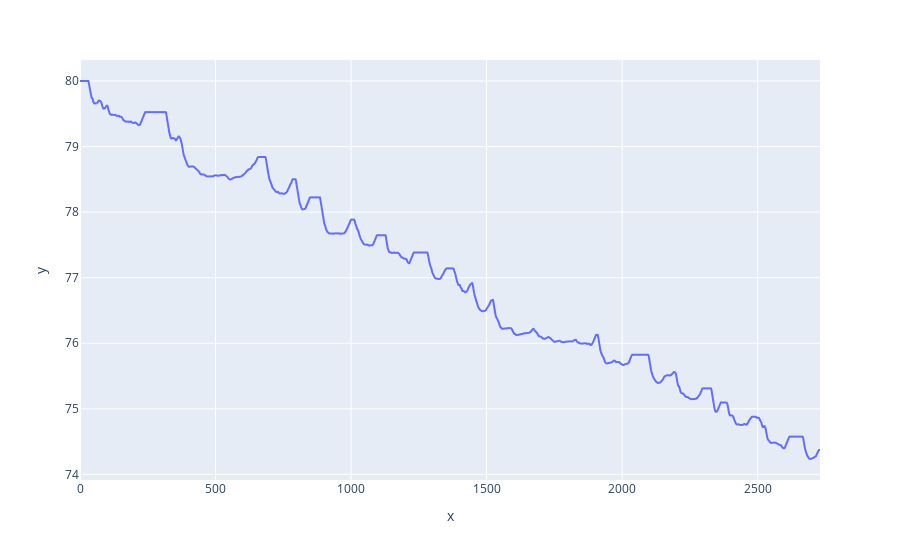

The notebook cell this image was saved under:
### Code cell
#sns.lineplot(X_len1,ypred1[11:], label='predicted_data')
fig=px.line(x=X_len1,y=y_test[11:])
fig.show()

### Figure 1 — Plotly figure (JSON) as saved in the notebook; plotly's stock layout.template omitted (floating-point values rounded to 4 significant figures; data arrays with more than 128 entries replaced by an {"elided": "..."} marker saying what was removed)
{"data": [{"hovertemplate": "x=%{x}<br>y=%{y}<extra></extra>", "legendgroup": "", "line": {"color": "#636efa", "dash": "solid"}, "mode": "lines", "name": "", "showlegend": false, "type": "scattergl", "x": {"elided": "2730 float values"}, "xaxis": "x", "y": {"elided": "2730 float values"}, "yaxis": "y"}], "layout": {"legend": {"tracegroupgap": 0}, "margin": {"t": 60}, "xaxis": {"anchor": "y", "domain": [0, 1], "title": {"text": "x"}}, "yaxis": {"anchor": "x", "domain": [0, 1], "title": {"text": "y"}}}}
